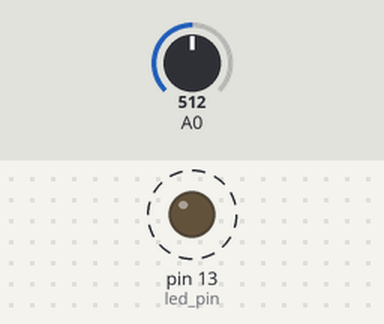
A sketch run on a simulated Arduino Uno, built with avr-gcc and run on an emulated ATmega328P. Parts: output pins drawn as LEDs (lit = HIGH). Dashed ring = blinking. The test bench sets the inputs (shaded band); at power-on: A0 = 512. No radio packets arrive unless stated; pins used as bus, display or sensor lines are not drawn; what the sketch prints to the serial monitor is not drawn.

Above: at 0.5 s.
Timing chart, 0 to 3.0 s (numbered marks = the images above):
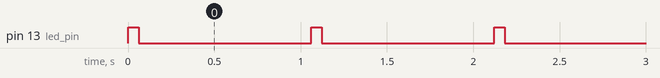

The sketch:

DemoTransmitter.ino
```cpp
// (licence header left out)
#include <VirtualWire.h>

#define POWERPIN 5 // power for DHT sensor


const int led_pin = 13;
const int transmit_pin = 12;

void setup()
{
  pinMode(POWERPIN, OUTPUT);
  digitalWrite(POWERPIN, HIGH);


    // Initialise the IO and ISR
    vw_set_tx_pin(transmit_pin);
    vw_setup(2000); // Bits per sec
    pinMode(led_pin, OUTPUT);

  Serial.begin(9600);
  Serial.println("RF transmitter demo");

}

void loop()
{
  double temp = Thermistor(analogRead(0));

  char msg[32];
  int dtemp = temp;
  int ftemp = abs( (temp - dtemp) * 100);
  sprintf(msg, "T=%d.%d", dtemp, ftemp );
  Serial.println(msg);

  digitalWrite(led_pin, HIGH); // Flash a light to show transmitting
  vw_send((uint8_t *)msg, strlen(msg));
  vw_wait_tx(); // Wait until the whole message is gone
  digitalWrite(led_pin, LOW);
  delay(1000);
}

double Thermistor(int RawADC) {
  double Temp;
  // See http://en.wikipedia.org/wiki/Thermistor for explanation of formula
  Temp = log(((10240000 / RawADC) - 10000));
  Temp = 1 / (0.001129148 + (0.000234125 * Temp) + (0.0000000876741 * Temp * Temp * Temp));
  Temp = Temp - 273.15;           // Convert Kelvin to Celcius
  return Temp;
}
```

Measured:
- by itself, pin 13 (led_pin): alternates HIGH for 0.06 s and LOW for 1.0 s
